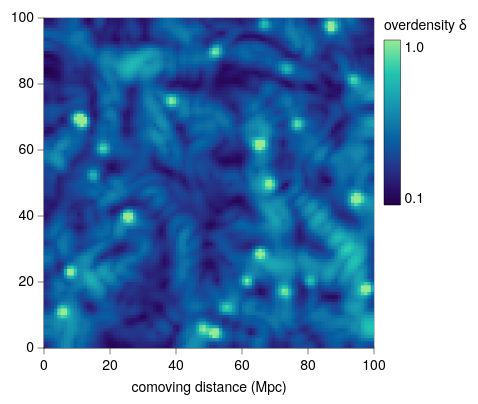

The specification (Vega-Lite) saved for this image:
### Vega-Lite specification from a JSON file in a GitHub repository (floating-point values rounded to 4 significant figures; data arrays with more than 128 entries replaced by an {"elided": "..."} marker saying what was removed)
{"background": null, "config": {"arc": {"fill": "#DBDBDB", "fillOpacity": 1.0, "innerRadius": 41.25, "padAngle": 0.03, "stroke": "black", "strokeOpacity": 1, "strokeWidth": 0.25}, "area": {"fill": "#DBDBDB", "fillOpacity": 1.0, "stroke": "black", "strokeOpacity": 1, "strokeWidth": 0.25}, "axis": {"domain": true, "domainCap": "round", "domainColor": "black", "domainWidth": 0.25, "grid": false, "gridCap": "round", "gridColor": "#F1F1F1", "gridDash": [0, 0], "gridOpacity": 1.0, "gridWidth": 0.25, "labelColor": "black", "labelFont": "Helvetica Neue", "labelFontSize": 7, "labelFontStyle": "normal", "labelFontWeight": 400, "offset": 0, "ticks": true, "tickCap": "round", "tickColor": "black", "tickRound": false, "tickSize": 3, "tickWidth": 0.25, "titleColor": "black", "titleFont": "Helvetica Neue", "titleFontSize": 7, "titleFontStyle": "normal", "titleFontWeight": 400}, "axisX": {"domain": true, "labelAlign": "center", "labelAngle": 0, "labels": true, "ticks": true, "translate": 0}, "axisY": {"domain": true, "labelAlign": "right", "labelAngle": 0, "labels": true, "ticks": true, "translate": 0}, "axisRight": {"domain": true, "labelAlign": "left", "labelAngle": 0, "labels": true, "ticks": true, "translate": 0}, "axisTop": {"domain": true, "labelAlign": "center", "labelAngle": 0, "labels": true, "ticks": true, "translate": 0}, "axisBand": {"tickOffset": 0}, "bar": {"fill": "#DBDBDB", "fillOpacity": 1.0, "stroke": "black", "strokeOpacity": 1, "strokeWidth": 0.25}, "boxplot": {"size": 14.85, "ticks": {"cornerRadius": 0.25, "fill": "black", "opacity": 1, "size": 7.425, "thickness": 0.25}, "box": {"fillOpacity": 1.0, "stroke": "black", "strokeOpacity": 1, "strokeWidth": 0.25}, "median": {"cornerRadius": 0, "fill": "black", "fillOpacity": 1.0, "opacity": 1, "size": 14.85, "thickness": 0.25}, "rule": {"fill": "black", "fillOpacity": 1.0, "size": 16.5, "stroke": "black", "strokeDash": [0, 0], "strokeOpacity": 1, "strokeWidth": 0.25}, "outliers": {"color": "black", "fill": "black", "fillOpacity": 1.0, "size": 0, "stroke": "black", "strokeOpacity": 1, "strokeWidth": 0.25}}, "circle": {"fill": "black", "fillOpacity": 1.0, "size": 0.825, "stroke": null, "strokeOpacity": 1, "strokeWidth": 0.25}, "errorband": {"band": {"fillOpacity": 0.6, "stroke": null, "strokeWidth": 0.25, "strokeOpacity": 1}, "borders": {"opacity": 0, "strokeOpacity": 0.25, "strokeWidth": 1}}, "errorbar": {"opacity": 1, "rule": {"strokeDash": [0, 0], "strokeWidth": 0.25}, "ticks": {"color": "black", "cornerRadius": 0.125, "opacity": 1, "size": 9.9, "thickness": 0.25}, "thickness": 0.25}, "font": "Helvetica Neue", "geoshape": {"fill": "#DBDBDB", "fillOpacity": 1.0, "stroke": "black", "strokeOpacity": 1, "strokeWidth": 0.25}, "header": {"labelColor": "black", "labelFont": "Helvetica Neue", "labelFontSize": 7, "labelFontStyle": "normal", "labelFontWeight": 400, "titleColor": "black", "titleFont": "Helvetica Neue", "titleFontSize": 7, "titleFontStyle": "normal", "titleFontWeight": 400, "titlePadding": 0}, "legend": {"disable": false, "offset": 4.5, "titlePadding": 4, "labelOffset": 2, "gradientLabelOffset": 2, "gradientLength": 82.5, "gradientThickness": 8.25, "gradientOpacity": 1.0, "gradientStrokeColor": "black", "gradientStrokeWidth": 0.25, "labelColor": "black", "labelFont": "Helvetica Neue", "labelFontSize": 7, "labelFontStyle": "normal", "labelFontWeight": 400, "strokeColor": "black", "strokeWidth": 0, "symbolSize": 42, "symbolStrokeColor": "black", "symbolStrokeWidth": 0.25, "titleColor": "black", "titleFont": "Helvetica Neue", "titleFontSize": 7, "titleFontStyle": "normal", "titleFontWeight": 400}, "line": {"color": "black", "stroke": "black", "strokeCap": "round", "strokeDash": [0, 0], "strokeOpacity": 1, "strokeWidth": 0.375}, "point": {"filled": true, "fill": "#DBDBDB", "fillOpacity": 1.0, "size": 8.25, "stroke": "black", "strokeOpacity": 1, "strokeWidth": 0.25}, "range": {"category": ["#C6D9F1", "#F1C9CB", "#FEF0B9", "#CEE37A", "#7AA8E0", "#E589A3", "#FDDD5D", "#68B961", "#4177B1", "#C35082", "#E5C227", "#438156"], "diverging": {"scheme": ["#C35082", "#CE6D94", "#D989A7", "#E2A4BA", "#EABFCE", "#F1DBE2", "#F6F6F6", "#D7E0EB", "#B9CBE0", "#9BB6D5", "#7DA1C9", "#5F8CBD", "#4177B1"]}, "heatmap": {"scheme": ["#230347", "#290D67", "#28287D", "#204092", "#0C58A0", "#126FA5", "#1886AC", "#1D9DB1", "#22B4B4", "#27CAAE", "#5FDBA1", "#98E993"]}, "ordinal": {"scheme": ["#F1F1F1", "#DBDBDB", "#C6C6C6", "#B2B2B2", "#9D9D9D", "#898989", "#767676", "#636363", "#515151", "#404040", "#2F2F2F", "#1F1F1F"]}, "ramp": {"scheme": ["#32022B", "#43044D", "#4C196E", "#4D338C", "#484DA6", "#3A68BB", "#1D83CA", "#1D9CCB", "#23B5C9", "#28CDC5", "#4DE0B4", "#91EE9F"]}}, "rule": {"color": "black", "stroke": "black", "strokeCap": "round", "strokeDash": [2, 2], "strokeOpacity": 1, "strokeWidth": 0.25}, "scale": {"bandPaddingInner": 0.1, "bandPaddingOuter": 0.1, "round": false}, "rect": {"fill": "#DBDBDB", "fillOpacity": 1.0, "stroke": "black", "strokeOpacity": 1, "strokeWidth": 0.25}, "square": {"fill": "#DBDBDB", "fillOpacity": 1.0, "size": 16.5, "stroke": "black", "strokeOpacity": 1, "strokeWidth": 0.25}, "text": {"color": "black", "font": "Helvetica Neue", "fontSize": 7, "fontStyle": "normal", "fontWeight": 400}, "tick": {"color": "black", "cornerRadius": 0.125, "opacity": 1.0, "size": 14.85, "thickness": 0.25}, "title": {"anchor": "middle", "frame": "group", "color": "black", "font": "Helvetica Neue", "fontSize": 7, "fontStyle": "normal", "fontWeight": 400, "subtitleColor": "black", "subtitleFont": "Helvetica Neue", "subtitleFontSize": "Helvetica Neue", "subtitleFontStyle": "normal", "subtitleFontWeight": 400}, "trail": {"color": "black", "opacity": 1, "size": 0.375}, "view": {"continuousWidth": 165, "continuousHeight": 165, "discreteWidth": 165, "discreteHeight": 165, "fill": null, "stroke": "black", "strokeWidth": 0.25}}, "data": {"name": "data-4b5ccc71a6e158b2ae93a916202ffd7d"}, "mark": {"type": "rect", "clip": true, "stroke": null}, "encoding": {"color": {"field": "delta", "title": "overdensity δ", "type": "quantitative"}, "x": {"field": "x0", "scale": {"domain": [0, 100], "nice": false}, "title": "comoving distance (Mpc)", "type": "quantitative"}, "x2": {"field": "x1"}, "y": {"field": "y0", "scale": {"domain": [0, 100], "nice": false}, "title": null, "type": "quantitative"}, "y2": {"field": "y1"}}, "$schema": "https://vega.github.io/schema/vega-lite/v6.4.1.json", "datasets": {"data-4b5ccc71a6e158b2ae93a916202ffd7d": {"elided": "10000 records"}}}
